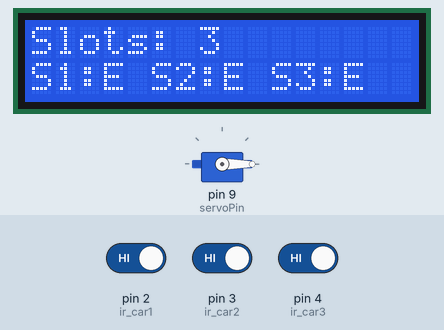
This sketch was run on a simulated Arduino Uno, built with avr-gcc and run on an emulated ATmega328P. Shown: 16×2 character LCD, servo. The test bench sets the inputs (shaded band); at power-on: pin 2 (ir_car1) HIGH, pin 3 (ir_car2) HIGH, pin 4 (ir_car3) HIGH. What the sketch prints to the serial monitor is not drawn.

Above: at 3.2 s.
3.3 s: pin 2 (ir_car1) driven LOW
At 4.9 s:
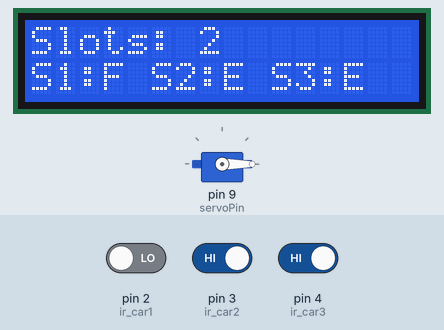
5.6 s: pin 3 (ir_car2) driven LOW
At 7.0 s:
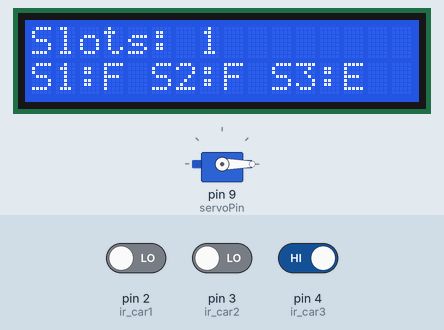
7.7 s: pin 4 (ir_car3) driven LOW
At 9.1 s:
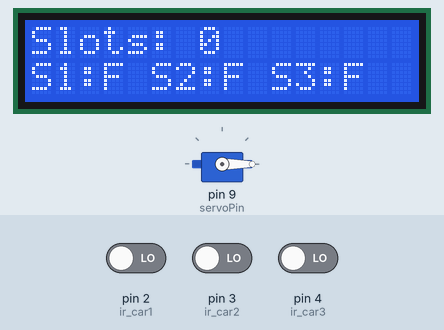
9.7 s: pin 2 (ir_car1) driven HIGH
At 11.2 s:
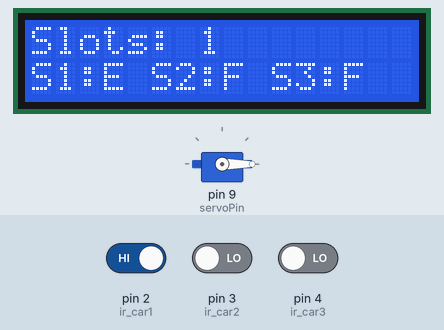
11.8 s: pin 3 (ir_car2) driven HIGH
At 13.2 s:
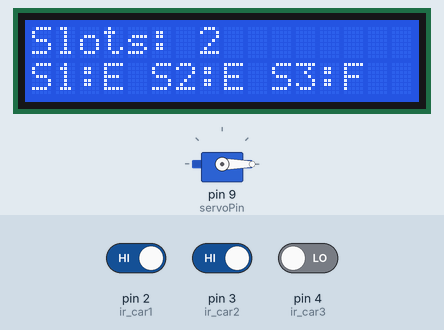
13.8 s: pin 2 (ir_car1) driven LOW
At 15.3 s:
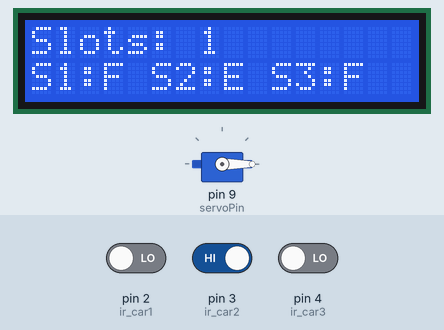
Timing chart, 0 to 16.8 s (numbered marks = the images above; inputs shaded):
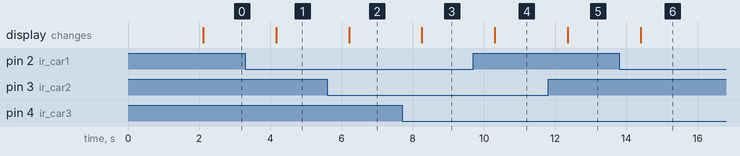

The sketch:

arduino.ino
```cpp
#include <Wire.h>
#include <LiquidCrystal_I2C.h>
#include <Servo.h>

LiquidCrystal_I2C lcd(0x27, 16, 2);
Servo myservo;

#define ir_car1 2
#define ir_car2 3
#define ir_car3 4
#define ir_enter 5
#define ir_exit 6
#define servoPin 9

int S1 = 0, S2 = 0, S3 = 0;
int totalSlots = 3;

void setup() {
  Serial.begin(9600); // Communication with ESP8266
  Wire.begin();
  lcd.init();
  lcd.backlight();

  pinMode(ir_car1, INPUT);
  pinMode(ir_car2, INPUT);
  pinMode(ir_car3, INPUT);
  pinMode(ir_enter, INPUT);
  pinMode(ir_exit, INPUT);

  myservo.attach(servoPin);
  myservo.write(0);
  lcd.setCursor(0, 0);
  lcd.print("Car Parking");
  lcd.setCursor(0, 1);
  lcd.print("System Ready");
  delay(2000);
  lcd.clear();
}

void loop() {
  Read_Sensors();

  lcd.setCursor(0, 0);
  lcd.print("Slots: ");
  lcd.print(totalSlots - (S1 + S2 + S3));
  lcd.print(" ");

  lcd.setCursor(0, 1);
  lcd.print("S1:"); lcd.print(S1 ? "F " : "E ");
  lcd.print("S2:"); lcd.print(S2 ? "F " : "E ");
  lcd.print("S3:"); lcd.print(S3 ? "F " : "E ");

  // Send data to ESP8266 for Blynk
  Serial.print(S1);
  Serial.print(",");
  Serial.print(S2);
  Serial.print(",");
  Serial.println(S3);
  delay(1000);
}

void Read_Sensors() {
  S1 = digitalRead(ir_car1) == LOW ? 1 : 0;
  S2 = digitalRead(ir_car2) == LOW ? 1 : 0;
  S3 = digitalRead(ir_car3) == LOW ? 1 : 0;
}
```

Measured:
- after the input at 3.3 s, the display: changes after 0.86 s (image 1)
- after the input at 5.6 s, the display: changes after 0.61 s (image 2)
- after the input at 7.7 s, the display: changes after 0.56 s (image 3)
- after the input at 9.7 s, the display: changes after 0.61 s (image 4)
- after the input at 11.8 s, the display: changes after 0.55 s (image 5)
- after the input at 13.8 s, the display: changes after 0.60 s (image 6)
